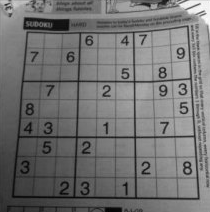
//> input picture Hough_Transform/Hough_Transform/z.png, 210 x 212 px
$ ./Hough_Transform   (built with g++ and OpenCV 4)
//> lines starting //> are read from the running program, lines starting //| are printed output that depends on the picture; after the words box and inside, x2 and y2 are one past the last pixel; in counts of white or black regions, pixels touching at a corner belong together
#include <iostream>
#include <opencv2/core.hpp>
#include <opencv2/highgui.hpp>
#include <opencv2/imgproc.hpp>
#include <opencv2/imgcodecs.hpp>

int main()
{
    // Declare the output variables
    cv::Mat img, edge_detected, edge_detectedP;
    // Load an image
    img = cv::imread("z.png");
//> img is the input picture: 212 rows x 210 cols, CV_8UC3; min 0, max 255, mean 113.9
    // Copy source image
    cv::Mat imgP = img.clone();
    cv::cvtColor(img, edge_detected, cv::COLOR_BGR2GRAY);
    cv::GaussianBlur(edge_detected, edge_detected, cv::Size(3, 3), 0, 0, 4);
    // Edge detection
    cv::Canny(edge_detected, edge_detected, 50, 150);
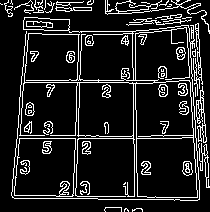
//> edge_detected: 212 rows x 210 cols, CV_8UC1; 13.1% white in thin lines or dots
    cv::imshow("edge_detected", edge_detected);
    // Standard Hough Line Transform
    std::vector<cv::Vec2f> Lines;
    cv::HoughLines(edge_detected, Lines, 1, CV_PI / 180, 100, 0, 0);
//> Lines = 19 lines (rho, theta), first 12: [138, 1.57], [-131, 3.12], [80, 1.57], [82, 0.03], [194, 1.59], [31, 0.09], [28, 0.09], [-193, 3.07], [82, 1.57], [-183, 3.07], [197, 1.59], [135, 1.57]
    for (size_t i = 0; i < Lines.size(); i++)
    {
        float rho = Lines[i][0], theta = Lines[i][1];
        cv::Point pt1, pt2;
        double a = cos(theta), b = sin(theta);
        double x0 = a * rho, y0 = b * rho;
        pt1.x = cvRound(x0 + 1000 * (-b));
        pt1.y = cvRound(y0 + 1000 * (a));
        pt2.x = cvRound(x0 - 1000 * (-b));
        pt2.y = cvRound(y0 - 1000 * (a));
        cv::line(img, pt1, pt2, cv::Scalar(255, 0, 0), 2, cv::LINE_AA);
    }
//> this loop made 19 passes
//> (rho, theta, a, b, x0, y0) on passes 1 to 12: (138, 1.57, -4.37e-08, 1, -6.03e-06, 138), (-131, 3.12, -1, 0.0175, 131, -2.29), (80, 1.57, -4.37e-08, 1, -3.5e-06, 80), (82, 0.0349, 0.999, 0.0349, 81.95, 2.86), (194, 1.59, -0.0175, 1, -3.39, 194), (31, 0.0873, 0.996, 0.0872, 30.88, 2.7), (28, 0.0873, 0.996, 0.0872, 27.89, 2.44), (-193, 3.07, -0.998, 0.0698, 192.5, -13.46), (82, 1.57, -4.37e-08, 1, -3.58e-06, 82), (-183, 3.07, -0.998, 0.0698, 182.6, -12.77), (197, 1.59, -0.0175, 1, -3.44, 197), (135, 1.57, -4.37e-08, 1, -5.9e-06, 135)
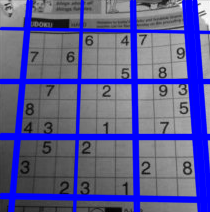
//> img: 212 rows x 210 cols, CV_8UC3; mean B, G, R 148.7, 88.8, 88.8
    cv::imshow("Result_image", img);

    // Probabilistic Line Transform
    cv::cvtColor(imgP, edge_detectedP, cv::COLOR_BGR2GRAY);
    cv::GaussianBlur(edge_detectedP, edge_detectedP, cv::Size(3, 3), 0, 0, 4);
    cv::Canny(edge_detectedP, edge_detectedP, 50, 150);
    cv::imshow("edge_detected_P", edge_detectedP);
    std::vector<cv::Vec4i> LinesP;
    cv::HoughLinesP(edge_detectedP, LinesP, 1, CV_PI / 180, 50, 30, 10);
//> LinesP = 37 lines (x1, y1, x2, y2), first 8: [75, 198, 81, 31], [11, 195, 113, 196], [17, 138, 181, 138], [134, 158, 134, 210], [21, 80, 157, 80], [14, 198, 31, 1], [34, 135, 147, 136], [188, 0, 200, 170]
    for (size_t i = 0; i < Lines.size(); i++)
    {
        cv::Vec4i l = LinesP[i];
        line(imgP, cv::Point(l[0], l[1]), cv::Point(l[2], l[3]), cv::Scalar(0, 0, 255), 2, cv::LINE_AA);
    }
//> this loop made 19 passes
//> l on passes 1 to 12: [75, 198, 81, 31], [11, 195, 113, 196], [17, 138, 181, 138], [134, 158, 134, 210], [21, 80, 157, 80], [14, 198, 31, 1], [34, 135, 147, 136], [188, 0, 200, 170], [194, 4, 206, 187], [11, 194, 28, 2], [23, 29, 68, 30], [136, 110, 136, 141]
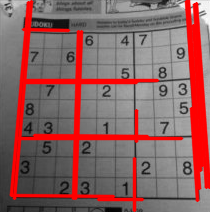
//> imgP: 212 rows x 210 cols, CV_8UC3; mean B, G, R 97.4, 97.4, 138.6
    cv::imshow("Result_imageP", imgP);

    // Hough Circle
    cv::Mat src = cv::imread("test.png");
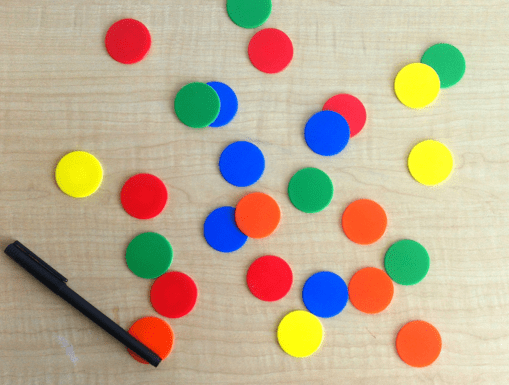
//> input picture Hough_Transform/Hough_Transform/test.png, 509 x 385 px
//> src is the input picture: 385 rows x 509 cols, CV_8UC3; mean B, G, R 147.1, 172.3, 187.7
    cv::resize(src, src, cv::Size(680, 480));
//> src: 480 rows x 680 cols, CV_8UC3
    cv::Mat dst_gray, dst_blur, dst_canny;
    cv::cvtColor(src, dst_gray, cv::COLOR_BGR2GRAY);
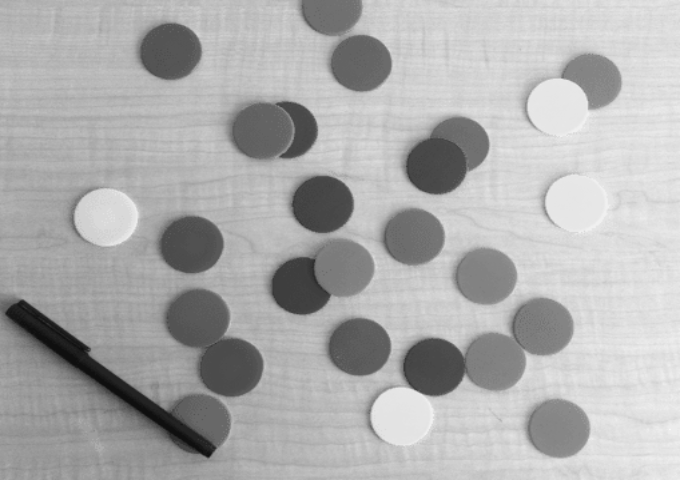
//> dst_gray: 480 rows x 680 cols, CV_8UC1; min 15, max 248, mean 173.9
    cv::GaussianBlur(dst_gray, dst_blur, cv::Size(9, 9), 0);
    cv::Canny(dst_gray, dst_canny, 50, 200);
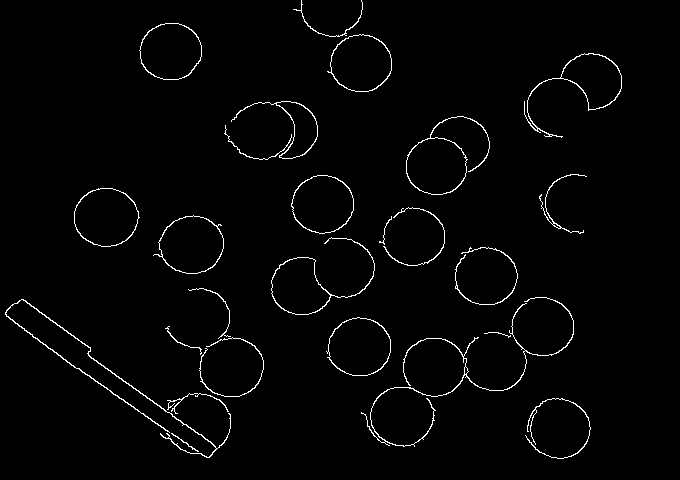
//> dst_canny: 480 rows x 680 cols, CV_8UC1; 1.9% white in thin lines or dots, all inside (x1, y1, x2, y2) = (5, 0, 622, 459)
    std::vector<cv::Vec3f> circles;
    cv::HoughCircles(dst_canny, circles, cv::HOUGH_GRADIENT, 1, 30, 200, 10, 15, 30);
//> circles = 26 circles (x, y, radius), first 12: [170.5, 51.5, 29.4], [433.5, 366.5, 29.4], [342.5, 266.5, 29.4], [361.5, 346.5, 29.4], [436.5, 165.5, 29.4], [542.5, 327.5, 29.4], [483.5, 275.5, 29.4], [559.5, 429.5, 29.4], [322.5, 204.5, 29.4], [359.5, 62.5, 29.4], [301.5, 285.5, 29.4], [414.5, 236.5, 29.4]
    for (size_t i = 0; i < circles.size(); i++)
    {
        cv::Point center(cvRound(circles[i][0]), cvRound(circles[i][1]));
        int radius = cvRound(circles[i][2]);
        circle(src, center, 3, cv::Scalar(0, 255, 0), -1, 8, 0);
        circle(src, center, radius, cv::Scalar(221, 150, 249), 2, 8, 0);
    }
//> this loop made 26 passes
//> (center, radius) on passes 1 to 12: (Point(170, 52), 29), (Point(434, 366), 29), (Point(342, 266), 29), (Point(362, 346), 29), (Point(436, 166), 29), (Point(542, 328), 29), (Point(484, 276), 29), (Point(560, 430), 29), (Point(322, 204), 29), (Point(360, 62), 29), (Point(302, 286), 29), (Point(414, 236), 29)
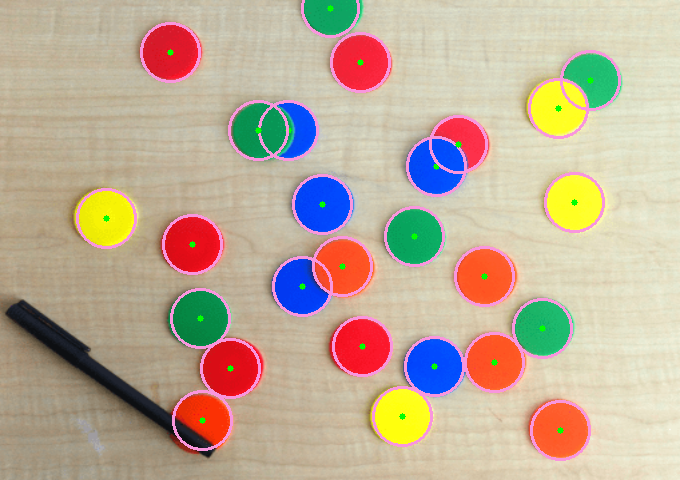
//> src: 480 rows x 680 cols, CV_8UC3; mean B, G, R 151.5, 173.1, 190.9
    cv::imshow("Canny", dst_canny);
    cv::imshow("Result_HoughCircle", src);
    cv::waitKey(0);
    return 0;
}
